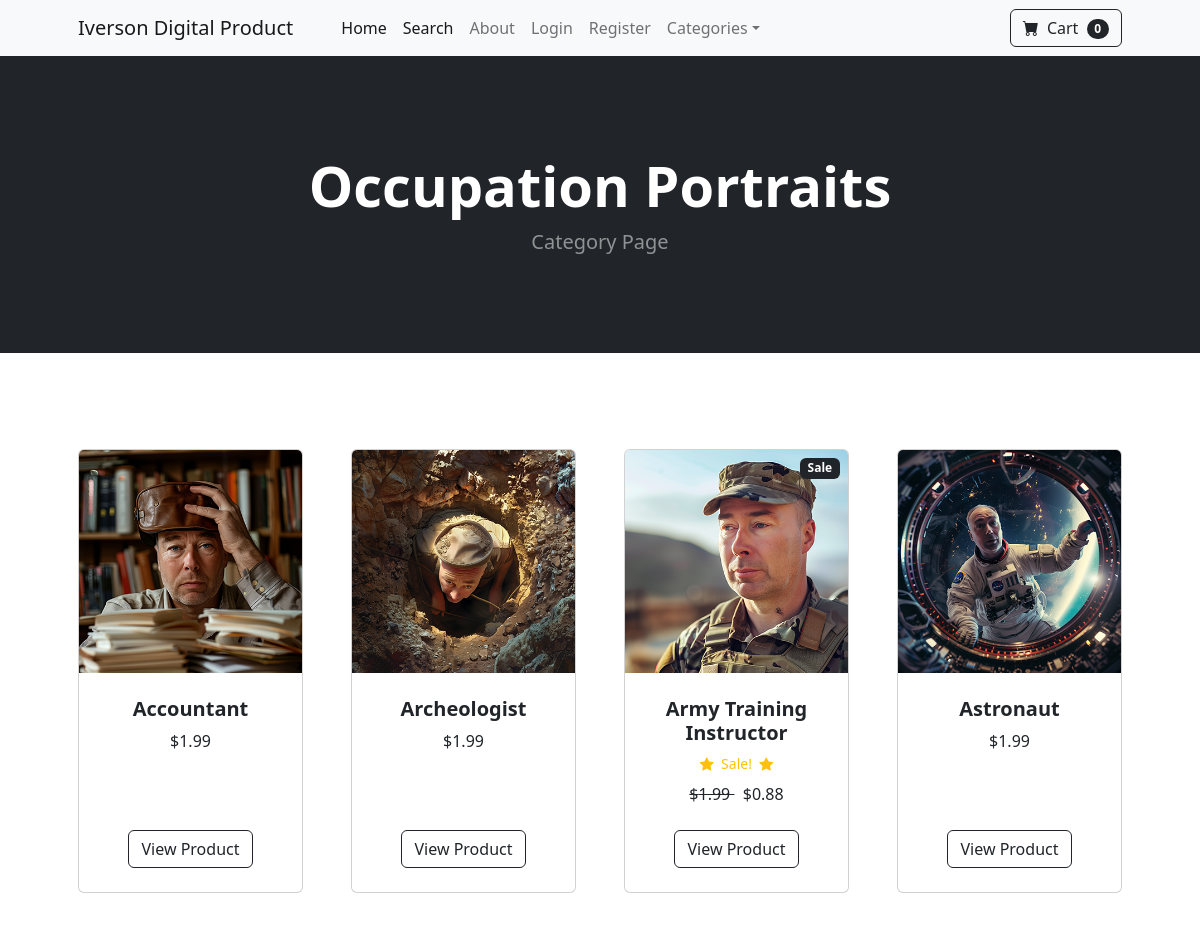
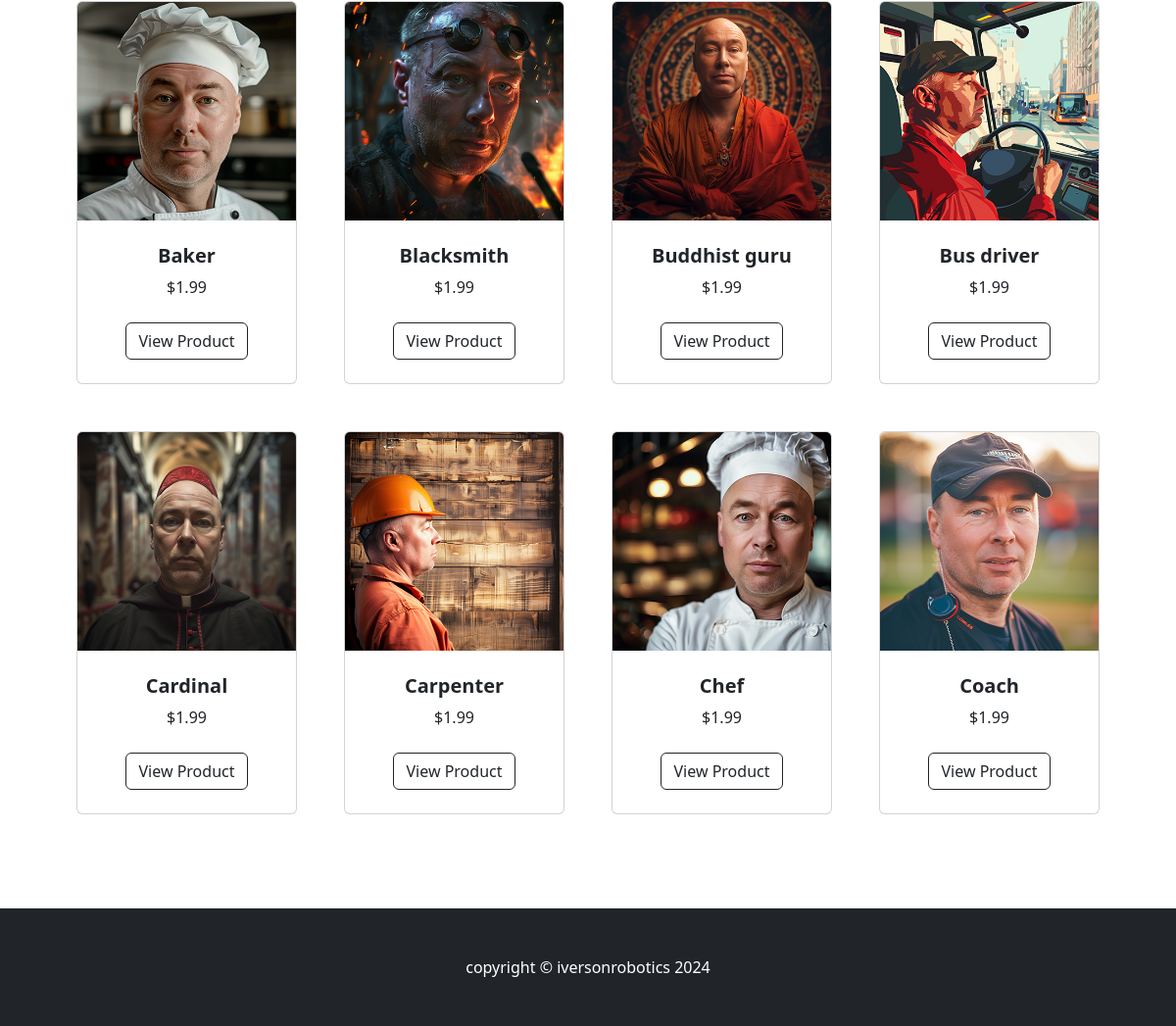
Page /category/Occupation Portraits on the committed database (2 pictures, top to bottom).
### store/models.py (models this page shows, shortened)
class Category(models.Model):
	name = models.CharField(max_length=50)
	def __str__(self):
		return self.name
	class Meta:
		verbose_name_plural = 'categories'

class Product(models.Model):
	name = models.CharField(max_length=100)
	price = models.DecimalField(default=0, decimal_places=2, max_digits=6)
	category = models.ForeignKey(Category, on_delete=models.CASCADE, default=1)
	description = models.CharField(max_length=250, default='', blank=True, null=True)
	image = models.ImageField(upload_to='uploads/product/')
	is_sale = models.BooleanField(default=False)
	sale_price = models.DecimalField(default=0, decimal_places=2, max_digits=6)

### store/views.py (the view)
# urls.py: path('category/<str:foo>', views.category, name='category'),
def category(request, foo):
	foo = foo.replace('-', ' ')
	try:
		category = Category.objects.get(name=foo)
		products = Product.objects.filter(category=category)
		return render(request, 'category.html', {'products':products, 'category':category})
	except:
		messages.success(request, ("That Category Doesn't Exist..."))
		return redirect('home')

### cart/cart.py (called while the page is built)
	def __len__(self):
		return len(self.cart)

### cart/context_processors.py (called while the page is built)
def cart(request):
	return {'cart': Cart(request)}

### store/templates/category.html
{% extends 'base.html' %}
{% block content %}
        <header class="bg-dark py-5">
            <div class="container px-4 px-lg-5 my-5">
                <div class="text-center text-white">
                    <h1 class="display-4 fw-bolder">
                    {{ category }}
                </h1>
                    <p class="lead fw-normal text-white-50 mb-0">Category Page</p>
                </div>
            </div>
        </header>
        <section class="py-5">
            <div class="container px-4 px-lg-5 mt-5">
                <div class="row gx-4 gx-lg-5 row-cols-2 row-cols-md-3 row-cols-xl-4 justify-content-center">
                {% for product in products %}
                    {% if product.is_sale %}
                    <div class="col mb-5">
                        <div class="card h-100">
                            <div class="badge bg-dark text-white position-absolute" style="top: 0.5rem; right: 0.5rem">Sale</div>
                            <img class="card-img-top" src="{{ product.image.url }}" alt="..." />
                            <div class="card-body p-4">
                                <div class="text-center">
                                    <h5 class="fw-bolder">{{ product.name }}</h5>
                <div class="d-flex justify-content-center small text-warning mb-2">
                <div class="bi-star-fill"></div>
                &nbsp;&nbsp;Sale!&nbsp;&nbsp;
                <div class="bi-star-fill"></div>
                </div>
                                    <strike>
                                    ${{ product.price }}
                                    </strike>
                                    &nbsp;
                                    ${{ product.sale_price }}
                                </div>
                            </div>
                            <div class="card-footer p-4 pt-0 border-top-0 bg-transparent">
    <div class="text-center">
        <a class="btn btn-outline-dark mt-auto" href="{% url 'product' product.id  %}">View Product</a>
    </div>
                            </div>
                        </div>
                    </div>
                    {% else %}
                <div class="col mb-5">
                        <div class="card h-100">
                            <img class="card-img-top" src="{{ product.image.url }}" alt="..." />
                            <div class="card-body p-4">
                                <div class="text-center">
                                    <h5 class="fw-bolder">{{ product.name }}</h5>
                                    ${{ product.price }}
                                </div>
                            </div>
                            <div class="card-footer p-4 pt-0 border-top-0 bg-transparent">
    <div class="text-center"><a class="btn btn-outline-dark mt-auto" href="{% url 'product' product.id %}">View Product</a></div>
                            </div>
                        </div>
                    </div>
                        {% endif %}
                    {% endfor %}
            </div>
        </section>
{% endblock %}

### store/templates/base.html (shortened to what this page needs)
{% load static %}
<!DOCTYPE html>
<html lang="en">
    <head>
        <link href="https://cdn.jsdelivr.net/npm/bootstrap-icons@1.5.0/font/bootstrap-icons.css" rel="stylesheet" />
        <link href="{% static 'css/styles.css' %}" rel="stylesheet" />
    </head>
    <body>
        {% include 'navbar.html' %}
        {% block content %}
        {% endblock %}
        <footer class="py-5 bg-dark">
            <div class="container"><p class="m-0 text-center text-white">copyright &copy; iversonrobotics 2024</p></div>
        </footer>
    </body>
</html>

### store/templates/navbar.html (shortened to what this page needs)
        <nav class="navbar navbar-expand-lg navbar-light bg-light">
            <div class="container px-4 px-lg-5">
                <a class="navbar-brand" href="{% url 'home' %}">Iverson Digital Product</a>
                <div class="collapse navbar-collapse" id="navbarSupportedContent">
                    <ul class="navbar-nav me-auto mb-2 mb-lg-0 ms-lg-4">
                        <li class="nav-item"><a class="nav-link active" aria-current="page" href="{% url 'home' %}">Home</a></li>
                        <li class="nav-item"><a class="nav-link active" aria-current="page" href="{% url 'search' %}">Search</a></li>
                        <li class="nav-item"><a class="nav-link" href="{% url 'about' %}">About</a></li>
            {% if user.is_authenticated %}
   <li class="nav-item dropdown">
            <a class="nav-link dropdown-toggle" id="navbarDropdown" href="#" role="button" data-bs-toggle="dropdown" aria-expanded="false">Profile</a>
            <ul class="dropdown-menu" aria-labelledby="navbarDropdown">
                <li><a class="dropdown-item" href="{% url 'update_user' %}">User Profile</a></li>
                <li><hr class="dropdown-divider" /></li>
<li><a class="dropdown-item" href="{% url 'update_info'  %}">User Info</a></li>
                            </ul>
                        </li>
            {% if user.is_superuser %}
            <li class="nav-item dropdown">
            <a class="nav-link dropdown-toggle" id="navbarDropdown" href="#" role="button" data-bs-toggle="dropdown" aria-expanded="false">Orders</a>
            <ul class="dropdown-menu" aria-labelledby="navbarDropdown">
                <li><a class="dropdown-item" href="{% url 'shipped_dash' %}">
                Shipped Orders</a></li>
                <li><hr class="dropdown-divider" /></li>
<li><a class="dropdown-item" href="{% url 'not_shipped_dash'  %}">Un-Shipped Orders</a></li>
                            </ul>
                        </li>
            {% endif %}
               <li class="nav-item"><a class="nav-link" href="{% url 'logout' %}">Logout</a></li>
            {% else %}
               <li class="nav-item"><a class="nav-link" href="{% url 'login' %}">Login</a></li>
               <li class="nav-item"><a class="nav-link" href="{% url 'register' %}">Register</a></li>
            {% endif %}
                        <li class="nav-item dropdown">
                            <a class="nav-link dropdown-toggle" id="navbarDropdown" href="#" role="button" data-bs-toggle="dropdown" aria-expanded="false">Categories</a>
                        </li>
                    </ul>
                    <form class="d-flex">
<a href="{% url 'cart_summary' %}" class="btn btn-outline-dark"><i class="bi-cart-fill me-1"></i>
                            Cart
<span class="badge bg-dark text-white ms-1 rounded-pill" id="cart_quantity">{{ cart|length }}
</span></a>
                    </form>
                </div>
            </div>
        </nav>

### rows in the picture
Category: name "Occupation Portraits"
Product: image (picture), name "Accountant", price "1.99"
Product: image (picture), name "Archeologist", price "1.99"
Product: image (picture), name "Army Training Instructor", price "1.99", sale_price "0.88"
Product: image (picture), name "Astronaut", price "1.99"
Product: image (picture), name "Baker", price "1.99"
Product: image (picture), name "Blacksmith", price "1.99"
Product: image (picture), name "Buddhist guru", price "1.99"
Product: image (picture), name "Bus driver", price "1.99"
Product: image (picture), name "Cardinal", price "1.99"
Product: image (picture), name "Carpenter", price "1.99"
Product: image (picture), name "Chef", price "1.99"
Product: image (picture), name "Coach", price "1.99"

### other values in the picture
{{ cart|length }} "0"
